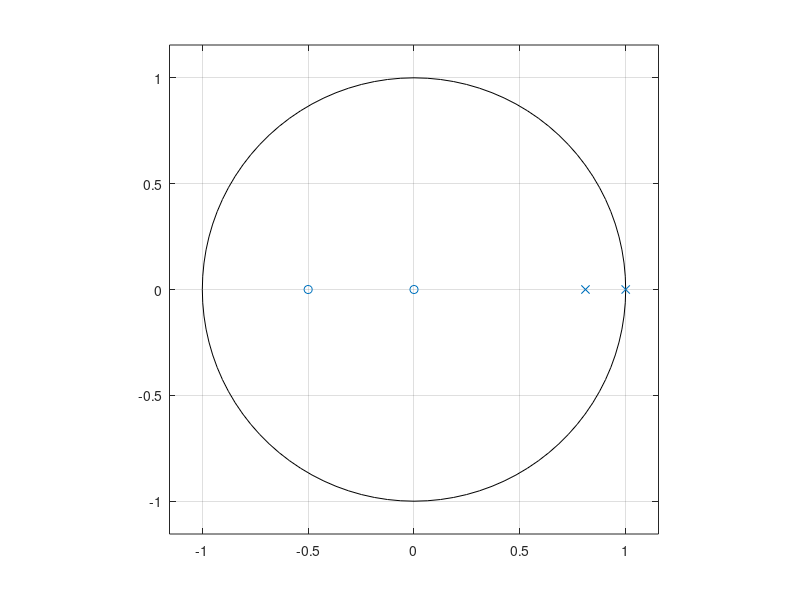
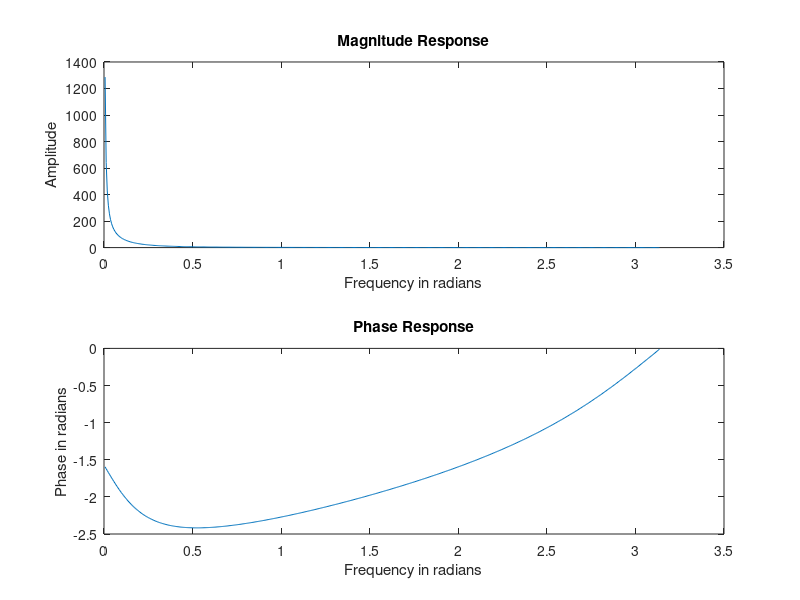
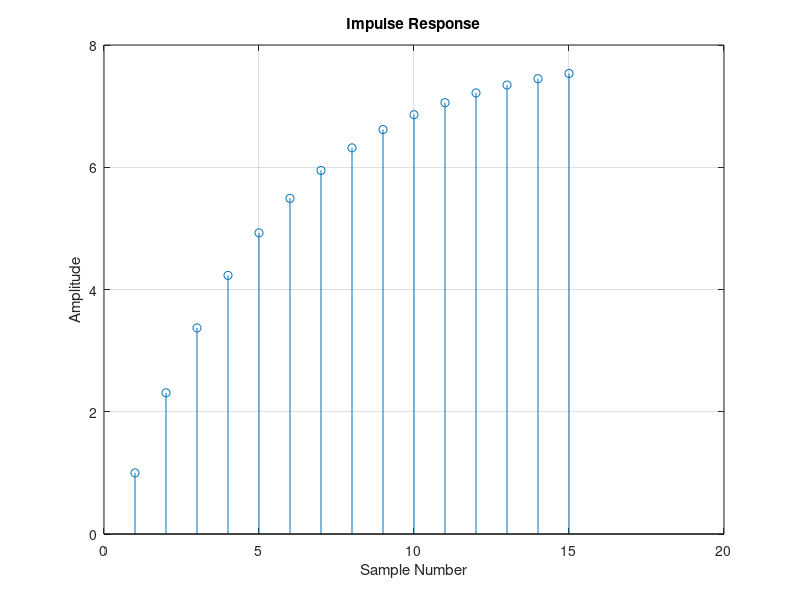
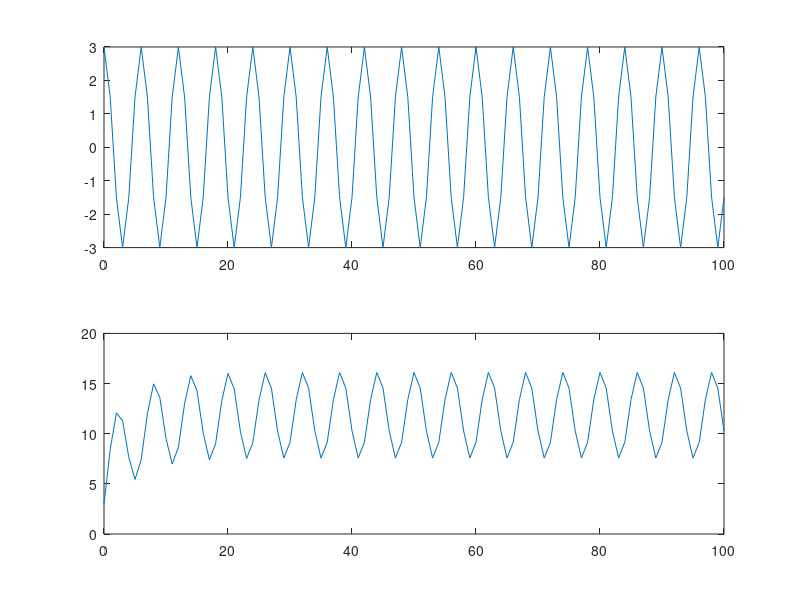

MATLAB code for these plots, in order:
a=[1,-1.81,0.81];
b=[1,0.5,0];
% To obtain system function in the partial fraction form
[r, p, k]=residuez(b,a); % residues, poles and direct terms of the partial fraction  
disp(['r = ' num2str(r')]);
disp(['p = ' num2str(p')]);
disp(['k = ' num2str(k')]);
% To obtain the pole-zero plot
[z, p, k]=tf2zp(b,a); % To obtain zeros, ploes and gain constant of the system.
disp('Zeros are at'); disp(z); 
disp('poles are at'); disp(p); 
disp('Gain Constant is'); disp(k);
zplane(b,a); % pole–zero plot
% To obtain frequency response of the system
[h ,w]=freqz(b,a); % returns the N-point complex frequency response
figure;
subplot(211), plot(w,abs(h)), title('Magnitude Response');
xlabel('Frequency in radians'), ylabel('Amplitude'); 
subplot(212), plot(w,angle(h)), title('Phase Response');
xlabel('Frequency in radians'), ylabel('Phase in radians');
% To Obtain the unit impulse response of the system
L=15; % First 15 values of the impulse response 
[h ,n]=impz(b,a,L);
figure; stem(h); 
title('Impulse Response'); grid on;
xlabel('Sample Number'), ylabel('Amplitude');
% To find the output of the system for the given input 
n=0:100;
u=[n>=0];
x=3 *cos(n*pi/3).*u; % input signal 
y=filter(b, a, x); % o/p signal
figure;
subplot(211), plot(n,x);
subplot(212), plot(n,y);